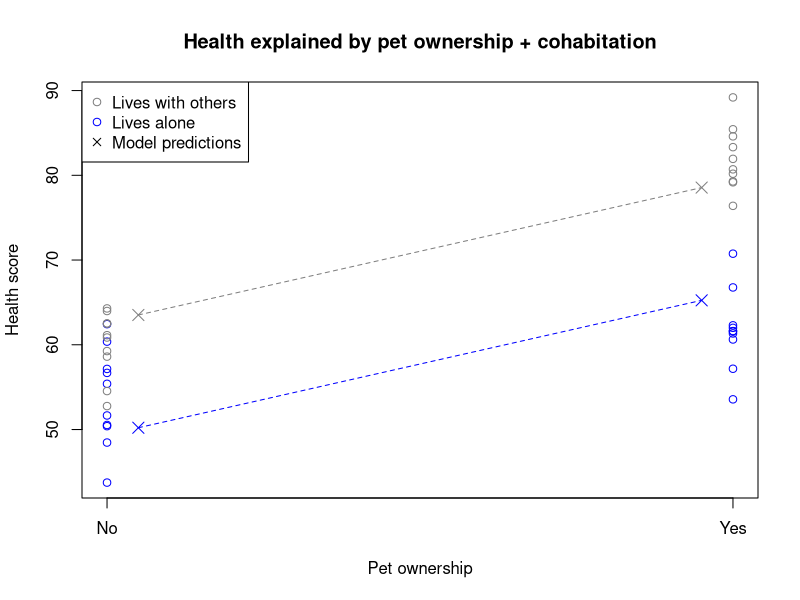
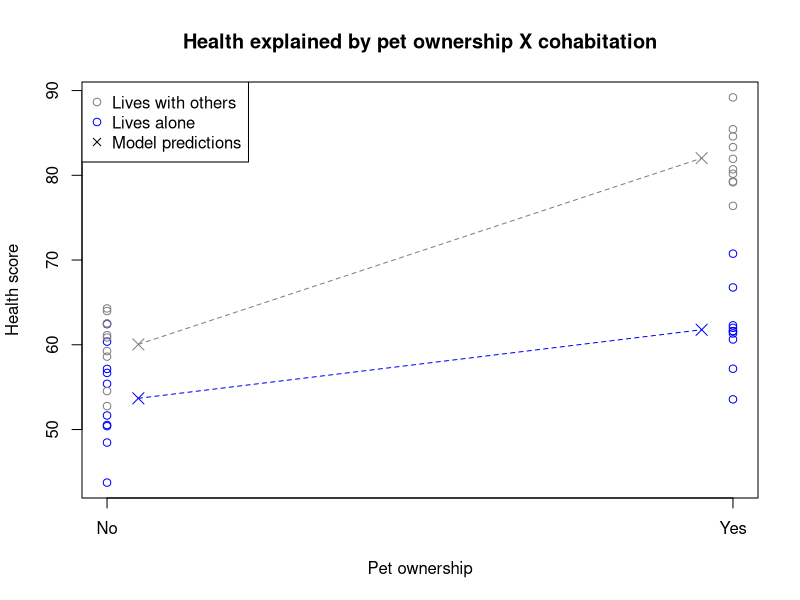
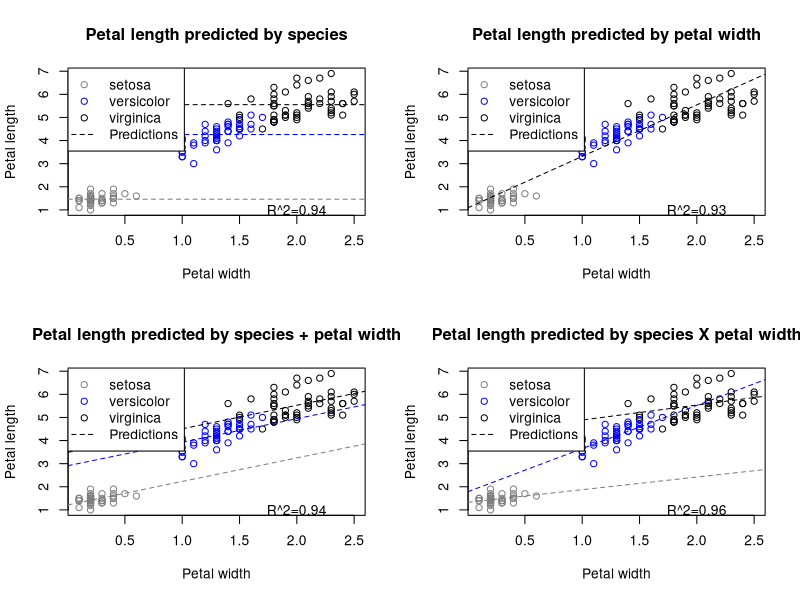

Write R code to recreate these figures, in order.
## ---- chunk 1
#| code-fold: true
#| fig-cap: "Main effects model with two 1/0 factors"
set.seed(2014)
twofact <- data.frame(pet=rep(1:0,each=20),
                      alone=rep(c(1,0,1,0),each=10),
                      health=rnorm(40,mean=60,sd=5))
twofact$health <- twofact$health+10*(twofact$pet-twofact$alone+twofact$pet*(1-twofact$alone))

twofact.lm <- lm(health~pet+alone,twofact)
twofact.lm2 <- lm(health~pet*alone,twofact)

plot(twofact$pet,twofact$health,col=c('grey50','#0000ff')[1+twofact$alone],
     main='Health explained by pet ownership + cohabitation',
     ylab='Health score',xaxt='n',xlab='Pet ownership')
axis(side=1,at=c(0,1),labels=c('No','Yes'))
points(x=c(0.05,0.05,0.95,0.95),
       y=c(twofact.lm$coefficients[1],
           twofact.lm$coefficients[1]+twofact.lm$coefficients[3],
           twofact.lm$coefficients[1]+twofact.lm$coefficients[2],
           sum(twofact.lm$coefficients)),
       col=c('grey50','#0000ff','grey50','#0000ff'),pch=4,cex=1.5)
segments(x0=c(0.05,0.05),x1=c(0.95,0.95),col=c('grey50','#0000ff'),
         y0=c(twofact.lm$coefficients[1],
              twofact.lm$coefficients[1]+twofact.lm$coefficients[3]),
         y1=c(twofact.lm$coefficients[1]+twofact.lm$coefficients[2],
              sum(twofact.lm$coefficients)),lty=2)
legend(x='topleft',pch=c(1,1,4),col=c('grey50','#0000ff','black'),legend=c('Lives with others','Lives alone','Model predictions'))
## ---- chunk 2
#| code-fold: true
#| fig-cap: "Interaction model with two 1/0 factors"
plot(twofact$pet,twofact$health,col=c('grey50','#0000ff')[1+twofact$alone],
     main='Health explained by pet ownership X cohabitation',
     ylab='Health score',xaxt='n',xlab='Pet ownership')
axis(side=1,at=c(0,1),labels=c('No','Yes'))
points(x=c(0.05,0.05,0.95,0.95),
       y=c(twofact.lm2$coefficients[1],
           twofact.lm2$coefficients[1]+twofact.lm2$coefficients[3],
           twofact.lm2$coefficients[1]+twofact.lm2$coefficients[2],
           sum(twofact.lm2$coefficients)),
       col=c('grey50','#0000ff','grey50','#0000ff'),pch=4,cex=1.5)
segments(x0=c(0.05,0.05),x1=c(0.95,0.95),col=c('grey50','#0000ff'),
         y0=c(twofact.lm2$coefficients[1],
              twofact.lm2$coefficients[1]+twofact.lm2$coefficients[3]),
         y1=c(twofact.lm2$coefficients[1]+twofact.lm2$coefficients[2],
              sum(twofact.lm2$coefficients)),lty=2)
legend(x='topleft',pch=c(1,1,4),col=c('grey50','#0000ff','black'),legend=c('Lives with others','Lives alone','Model predictions'))
## ---- chunk 3
#| code-fold: true
#| fig-cap: "Different models for iris petal length"
#| fig-asp: 1.6
iris.lm1 <- lm(Petal.Length~Species,iris)
iris.lm2 <- lm(Petal.Length~Petal.Width,iris)
iris.lm3 <- lm(Petal.Length~Species+Petal.Width,iris)
iris.lm4 <- lm(Petal.Length~Species*Petal.Width,iris)

par(mfrow=c(2,2))
plot(iris$Petal.Width,iris$Petal.Length,col=rep(c('grey50','#0000ff','black'),each=50),
     main='Petal length predicted by species',xlab='Petal width',ylab='Petal length')
abline(h=tapply(iris$Petal.Length,iris$Species,mean),
       col=c('grey50','#0000ff','black'),lty=2)
legend(x='topleft',legend=c('setosa','versicolor','virginica','Predictions'),
       col=c('grey50','#0000ff','black','black'),pch=c(1,1,1,NA),lty=c(NA,NA,NA,2))
text(x=2,y=1,labels=paste0('R^2=',round(summary(iris.lm1)$r.squared,2)))

plot(iris$Petal.Width,iris$Petal.Length,col=rep(c('grey50','#0000ff','black'),each=50),
     main='Petal length predicted by petal width',xlab='Petal width',ylab='Petal length')
abline(a=iris.lm2$coefficients[1],b=iris.lm2$coefficients[2],lty=2)
legend(x='topleft',legend=c('setosa','versicolor','virginica','Predictions'),
       col=c('grey50','#0000ff','black','black'),pch=c(1,1,1,NA),lty=c(NA,NA,NA,2))
text(x=2,y=1,labels=paste0('R^2=',round(summary(iris.lm2)$r.squared,2)))

plot(iris$Petal.Width,iris$Petal.Length,col=rep(c('grey50','#0000ff','black'),each=50),
     main='Petal length predicted by species + petal width',xlab='Petal width',ylab='Petal length')
abline(a=iris.lm3$coefficients[1],b=iris.lm3$coefficients[4],lty=2,col='grey50')
abline(a=iris.lm3$coefficients[1]+iris.lm3$coefficients[2],b=iris.lm3$coefficients[4],lty=2,col='#0000ff')
abline(a=iris.lm3$coefficients[1]+iris.lm3$coefficients[3],b=iris.lm3$coefficients[4],lty=2,col='black')
legend(x='topleft',legend=c('setosa','versicolor','virginica','Predictions'),
       col=c('grey50','#0000ff','black','black'),pch=c(1,1,1,NA),lty=c(NA,NA,NA,2))
text(x=2,y=1,labels=paste0('R^2=',round(summary(iris.lm1)$r.squared,2)))

plot(iris$Petal.Width,iris$Petal.Length,col=rep(c('grey50','#0000ff','black'),each=50),
     main='Petal length predicted by species X petal width',xlab='Petal width',ylab='Petal length')
abline(a=iris.lm4$coefficients[1],
       b=iris.lm4$coefficients[4],lty=2,col='grey50')
abline(a=iris.lm4$coefficients[1]+iris.lm4$coefficients[2],
       b=iris.lm4$coefficients[4]+iris.lm4$coefficients[5],lty=2,col='#0000ff')
abline(a=iris.lm4$coefficients[1]+iris.lm4$coefficients[3],
       b=iris.lm4$coefficients[4]+iris.lm4$coefficients[6],lty=2,col='black')
legend(x='topleft',legend=c('setosa','versicolor','virginica','Predictions'),
       col=c('grey50','#0000ff','black','black'),pch=c(1,1,1,NA),lty=c(NA,NA,NA,2))
text(x=2,y=1,labels=paste0('R^2=',round(summary(iris.lm4)$r.squared,2)))
